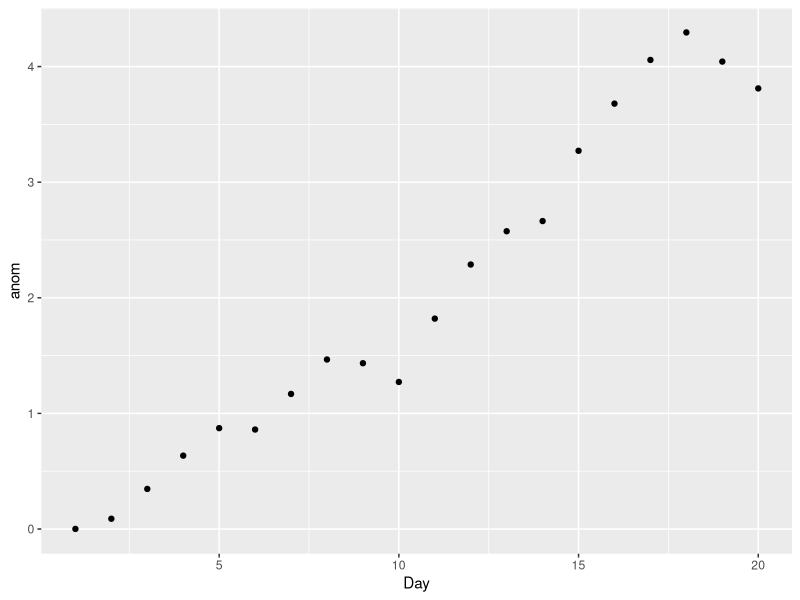
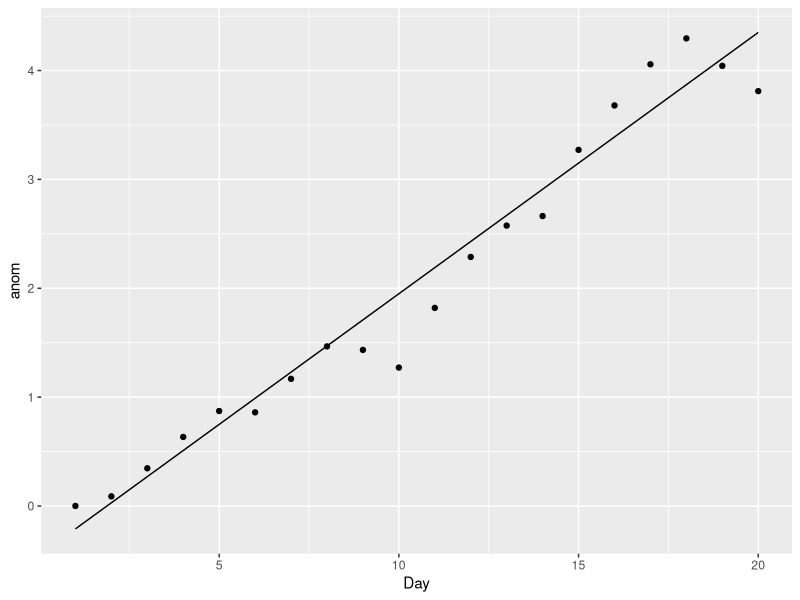
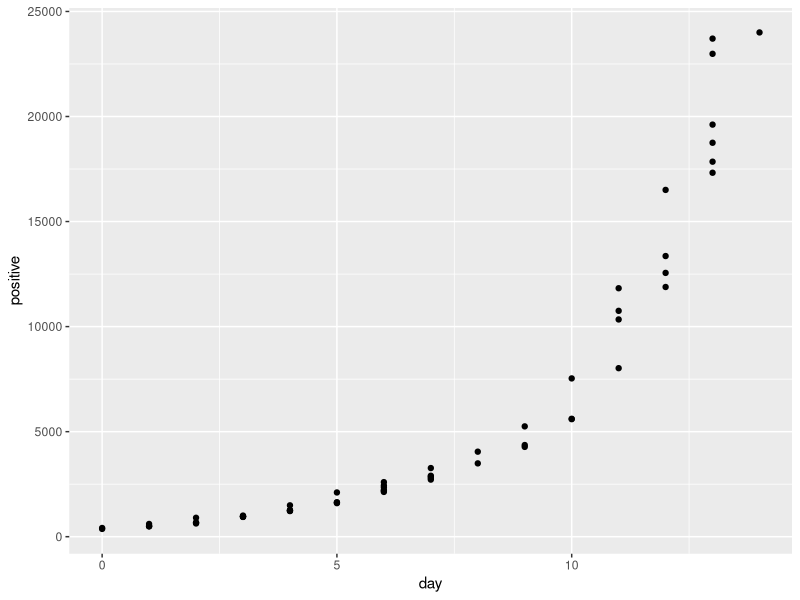
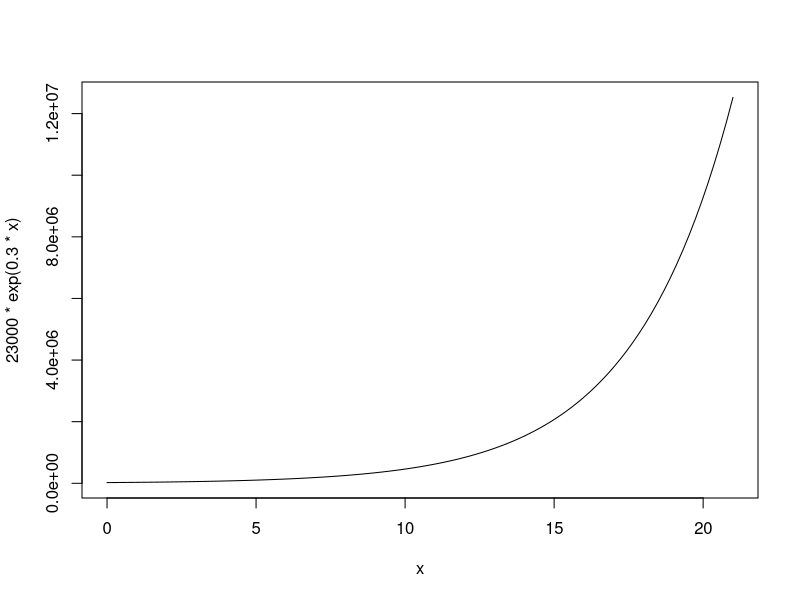
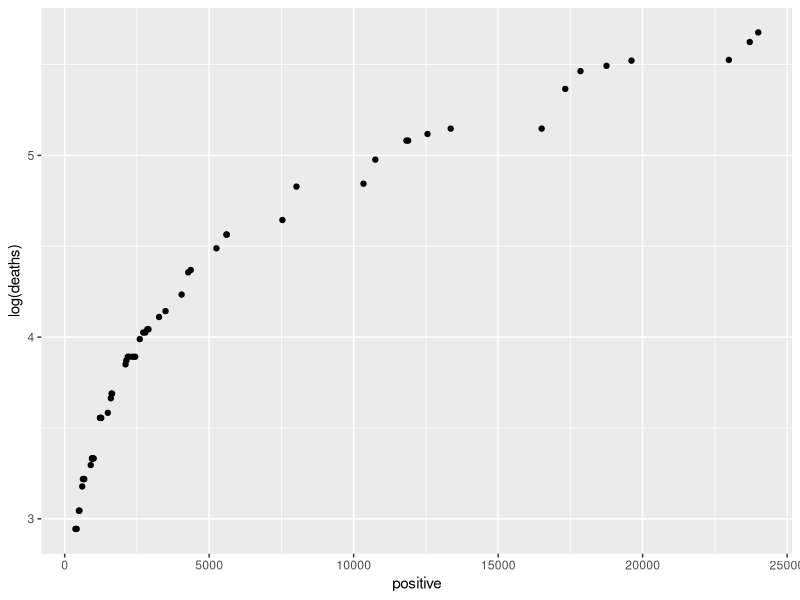
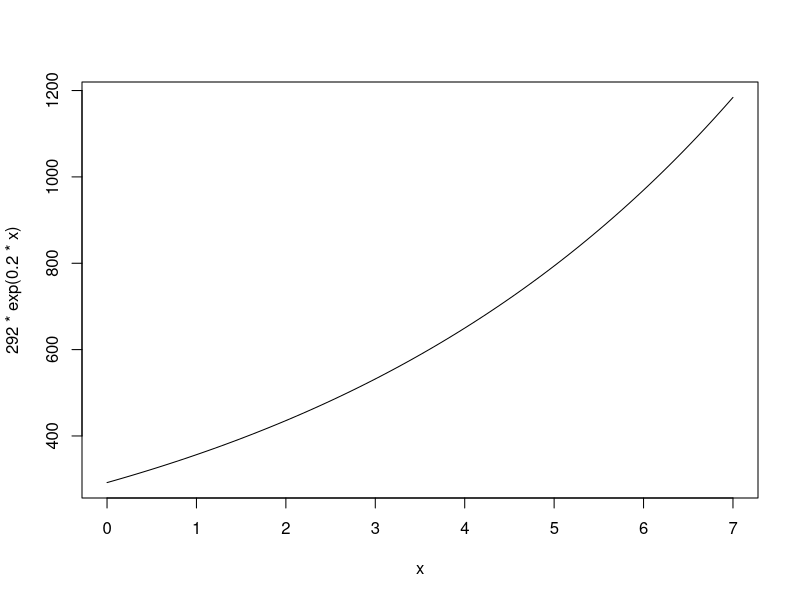
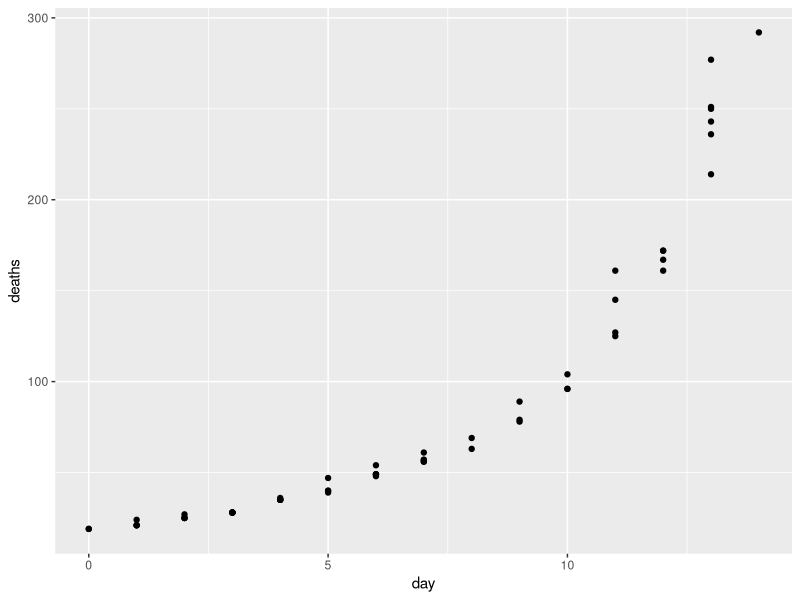
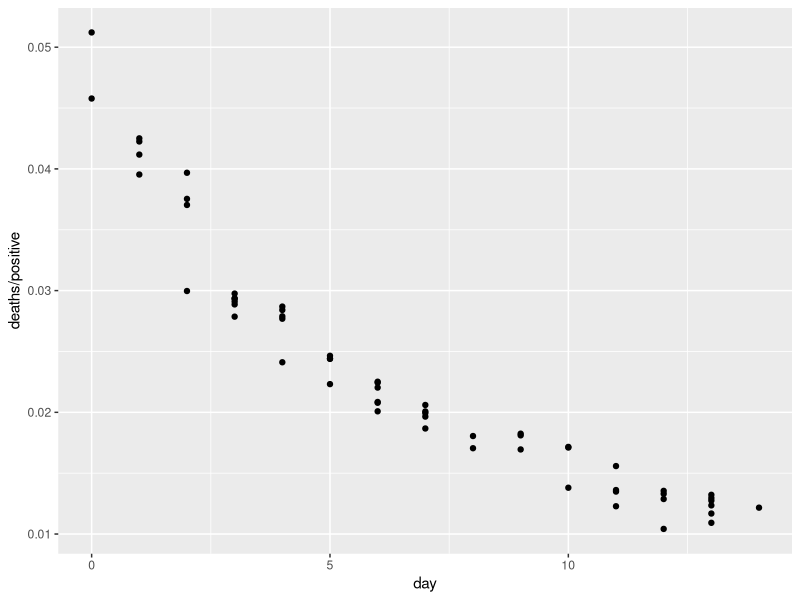

The R script that drew these images, in order:
fev <- read.csv("alachua_fever_march.csv")
fev$exp <- seq(3.88,3.35,length=nrow(fev))
library(dplyr);library(ggplot2)
fev <- fev %>% mutate(anom_fev = Obs - exp) %>% mutate(anom = anom_fev - min(anom_fev)+0.001,
                                                       day = Day - 1)

ggplot(fev,aes(x=Day,y=anom)) + geom_point()

summary(lm(log(anom)~Day,fev))
summary(lm(anom~day,fev))


ggplot(data=fev,aes(x=Day,y=anom)) + geom_point() +
  stat_function(fun = function(x){(-0.45+ 0.24*x)})

seq(15,225,30)

28*25*205

library(lubridate)
nat_ts <- read.csv("covid_time_series.csv")
nat_ts$Date <- mdy(nat_ts$date)
nat_ts$day <- yday(nat_ts$Date) - min(yday(nat_ts$Date))

ggplot(nat_ts, aes(x=day,y=positive)) + geom_point()
summary(lm(log(positive)~day,nat_ts))

nat_ts$positive
curve(23000*exp(0.3*x),0,21)
23000*exp(0.3*21)

summary(lm(log(deaths)~day,nat_ts))
summary(lm(log(deaths/positive)~day,nat_ts))

ggplot(nat_ts, aes(x=positive,y=log(deaths))) + geom_point()

nat_ts$deaths
curve(292*exp(0.2*x),0,7)

292*exp(0.2*7)
292*exp(0.2*15)

str(nat_ts)
ggplot(nat_ts, aes(x=day,y=deaths)) + geom_point()
ggplot(nat_ts, aes(x=day,y=deaths/positive)) + geom_point()
ggplot(nat_ts, aes(x=day,y=positive/tested)) + geom_point()

# deaths/positive declining exponentially. 

# To do: simulate simple two-pool with early phase exponential growth of infecteds
# and a growing dead pool. My thought is that the accumulation of dead people is 
# the best indication of the "true" exponential growth rate of infection, assuming a 
# constant mortality rate. 

days <- 30
inf <- rep(0,days)
dead <- rep(0,days)
inf[1] <- 371 
dead[1] <- 19 
R_0 <- 4
v <- 0.12
m <- 0.003

# Need a prior on v, rate of recovery out of infectious
# and m/v, the ultimate IFR...
m/v


for(i in 2:days){
  inf[i] <- inf[i-1] + (v*(R_0-1)-m)*inf[i-1]
  dead[i] <- dead[i-1] + m*inf[i-1]
}
plot(inf[1:15])
plot(dead[1:15])

# Checking 
summary(lm(log(inf[1:15])~seq(1,15,1)))
summary(lm(log(inf)~seq(1,30,1)))
# Check! 

# Is the exponential growth rate in deaths homogeneous in time? 
summary(lm(log(dead[1:15])~seq(1,15,1)))
summary(lm(log(dead)~seq(1,30,1)))
# Answer is: NO! IN fact, it is increasing
# So...yea. All signs suggest, US death toll about to go up a LOT. 

